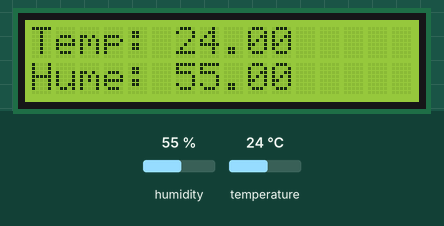
Simulated run of this sketch. Board: Arduino Uno, built with avr-gcc and run on an emulated ATmega328P. Parts: 16×2 character LCD. Wiring (inferred from the names in the program): DHT11 sensor: data pin 2. The test bench sets the inputs (shaded band); at power-on: humidity 55 %, temperature 24 °C.

Above: at 1.15 s.
1.7 s: humidity set to 22 %
At 3.41 s:
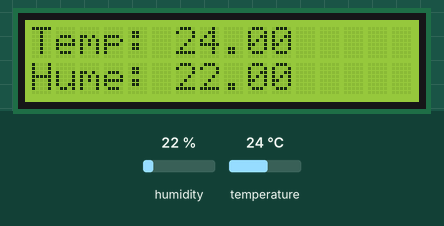
4.9 s: temperature set to 12 °C
At 6.8 s:
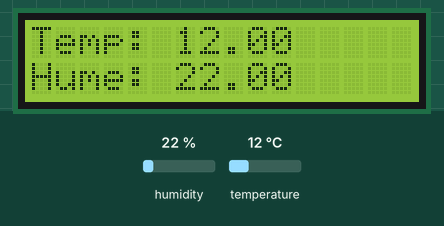
8.3 s: humidity set to 40 %
At 10.2 s:
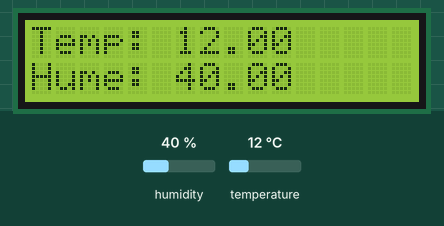
11.7 s: temperature set to 19 °C
At 13.59 s:
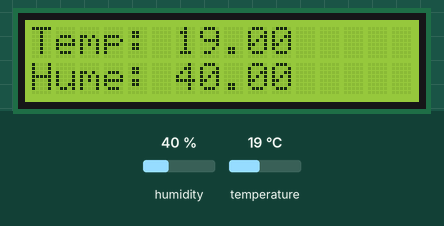
Timing chart, 0 to 15.1 s (numbered marks = the images above; inputs shaded):
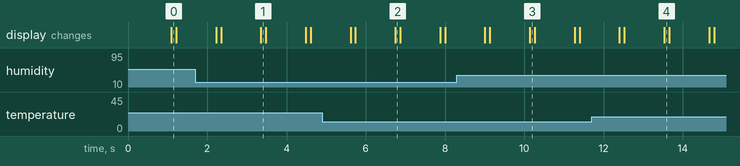

Measured:
- after the input at 1.7 s, the display: first differs from a run without the input after 1.7 s (image 1)
- after the input at 4.9 s, the display: first differs from a run without the input after 1.8 s (image 2)
- after the input at 8.3 s, the display: first differs from a run without the input after 1.8 s (image 3)
- after the input at 11.7 s, the display: first differs from a run without the input after 1.8 s (image 4)

The sketch:

dht11-lcd.ino
```cpp
#include <DHT11.h>
#include <LiquidCrystal.h>
/*
  Para este ejemplo, las conexiones son las siguientes:
    Arduino   - Pantalla LCD
      2     -     RS
      3   -     EN
      4   -   D4
      5   -   D5
      6   -   D6
      7   -   D7

  Para el constraste:
    * Potenciometro (o resistencia a tierra) al V0 de la LCD

  Para el brillo:
    * Resistencia de 330 ohms de VCC al anodo de la LCD (A)
    * Puente del catodo (K) de la lcd a GND
*/

// Pines a conectar del Arduino hacia la LCD
//                RS, EN, D4, D5, D6, D7
LiquidCrystal lcd(3 , 4,  5,  6,  7,  8);

// Variables DHT11
// El DHT11 se conecta al pin 2 del arduino
int pin = 2;
DHT11 dht11(pin);
int err;
float temp, humi;

void setup()
{
  lcd.begin(16, 2);         // Establece el tamano de la pantalla 16x2
  //lcd.begin(20, 4);         // Establece el tamano de la pantalla 20x4
}
//-------------------------------------------------

void loop()
{
  leerDHT11();
  mostrarInfoLCD();
  delay(100);
  lcd.clear();
//------------------------------------------------------
}
void leerDHT11()
{
  if((err=dht11.read(humi, temp))==0)
  {
    Serial.print("temperature:");
    Serial.print(temp);
    Serial.print(" humidity:");
    Serial.print(humi);
    Serial.println();
  }
  else
  {
    Serial.println();
    Serial.print("Error No :");
    Serial.print(err);
    Serial.println();
  }
  delay(DHT11_RETRY_DELAY); //delay for reread
}
void mostrarInfoLCD( void )
{
  lcd.clear();
  lcd.setCursor(0,0);
  lcd.print("Temp: ");
  lcd.print(temp);
  lcd.setCursor(0,1);
  lcd.print("Hume: ");
  lcd.print(humi);
}
```

DHT11.h
```cpp
/*
 * DH11.h
 *
 *  Created on: 2012. 12. 12.
 *      Author: dalxx
 *      Version : 0.8
 */

#ifndef DHT11_H_
#define DHT11_H_
#include <Arduino.h>
#define DHT11_RETRY_DELAY 1000  // 1000ms

class DHT11 {
	int pin;
	unsigned long last_read_time;
protected:

	byte readByte();
	unsigned long waitFor(uint8_t target, unsigned long time_out_us);
	void waitFor(uint8_t target);
public:
	DHT11(int pin_number);
	~DHT11();
	int read( float& humidity, float& temperature);


};


#endif /* DHT11_H_ */
```
